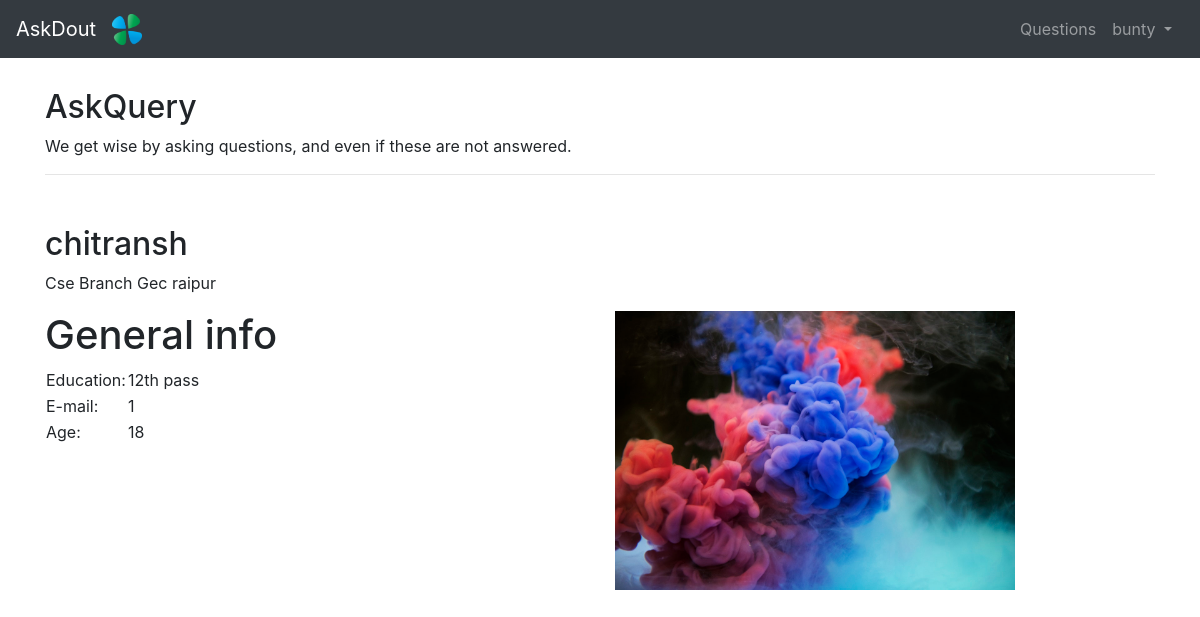
The app's page /profile/2/ (signed in), older data.
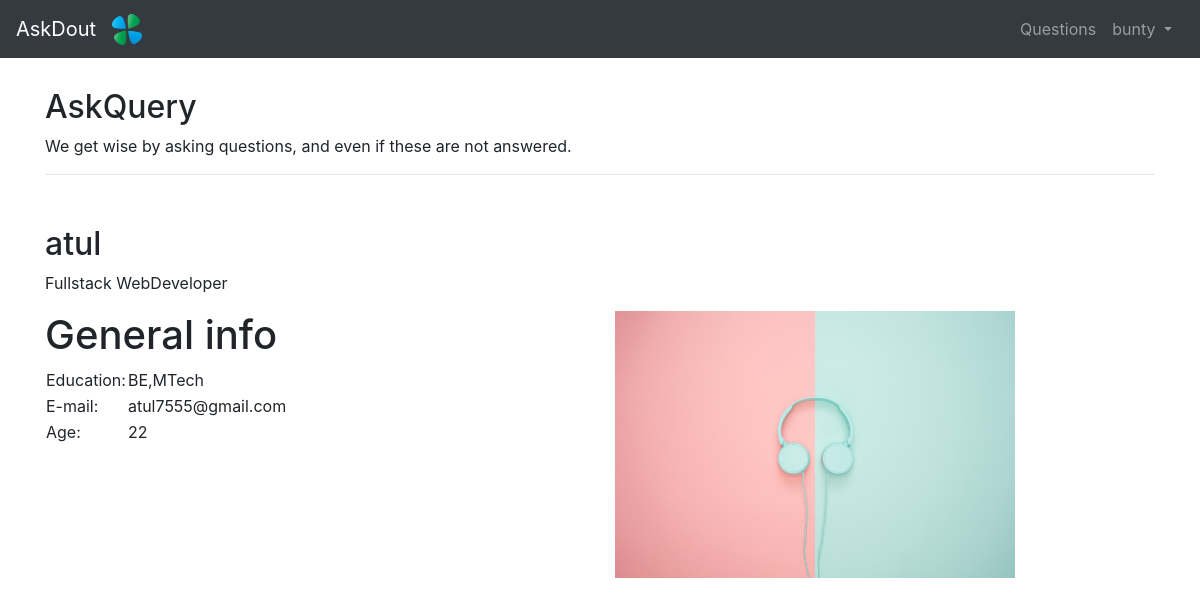
The same page, newer data.
### ask/models.py (models this page shows, shortened)
class Profile(models.Model):
     user = models.ForeignKey(settings.AUTH_USER_MODEL,on_delete=models.CASCADE,related_name='profileuser')
     image = models.ImageField(upload_to = 'img/',null=True,blank=True)
     Bio = models.TextField(null=True,blank=True);
     Education_qualification = models.TextField(null=True,blank=True)
     age = models.PositiveIntegerField(default=0)
     email = models.EmailField(max_length=200)

### users/models.py (models this page shows)
class CustomUser(AbstractUser): #our CustomUser is the dublicate of AbstractUser means default user model
	age = models.PositiveIntegerField(default=0)

### ask/views.py (the view)
# urls.py: path('profile/<int:pk>/',views.ProfileDetail.as_view(),name='profile_detail')
class ProfileDetail(LoginRequiredMixin,DetailView):
      model = Profile
      template_name = 'profile_detail.html'

### templates/profile_detail.html (shortened to what this page needs)
{% extends 'base.html' %}
{% load static%}
{% block content %}
<div class="heading">
<h2>AskQuery</h2>
<p>We get wise by asking questions, and even if these are not answered.</p>
<hr>
</div>
<div class="name">
<h2>{{object.user}}</h2>
<p>{{object.Bio}}</p>
</div>
<div class="row my-3">
<div class="col-sm-6">
<h1>General info</h1>
<table>
<tr>
<td>Education: </td><td>{{object.Education_qualification}}</td></tr>
<tr>
<td>E-mail: </td><td>{{object.email}}</td></tr>
<tr><td>Age: </td><td>{{object.age}}</td></tr>
</table>
<br>
</div>
<div class="col">
<p><img src="/media/{{object.image}}" class="img-fluid" style="max-height: 600px; max-width: 400px;"></p>
</div>
</div>
{% endblock %}

Row changes from the older to the newer data that the page shows:
changed Profile: user "chitransh" → "atul"; Bio "Cse Branch Gec raipur" → "Fullstack WebDeveloper"; Education_qualification "12th pass" → "BE,MTech"; email "1" → "atul7555@gmail.com"; age "18" → "22"; image: a different picture
